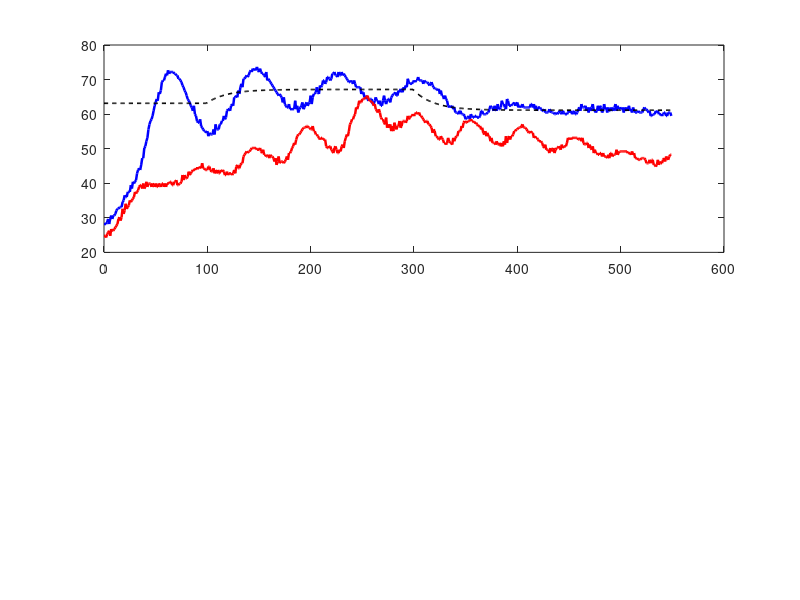

Source code (MATLAB): (Note: this script raises an error after producing the figure.)
clear all
close all
clc

%% ── 0. Load operating-point info ─────────────────────────────────────────
load TCL_MechModel_Parameters.mat   % TCL struct  (Ys, Us, Samp_T)
Ys = TCL.Ys(:);
Us = TCL.Us(:);
Ts = TCL.Samp_T;   % 4 s

%% ── 1. Load PI experiment results ────────────────────────────────────────
%  Variables expected from TCL_PI_ServoExperiment.m:
%    time, t1s, t2s, h1s, h2s, R1s, R2s, e1s, e2s
load TCL_PI_Servo_ExpResults.mat

% Rename to common convention  (column vectors, absolute values)
kT_pi    = (0:length(t1s)-1)';
Yk_pi    = [t1s(:)'; t2s(:)'];    % 2 × Npi
Uk_pi    = [h1s(:)'; h2s(:)'];
Rk_f_pi  = [R1s(:)'; R2s(:)'];
ek_f_pi  = [e1s(:)'; e2s(:)'];

Npi = length(kT_pi);

fprintf('PI experiment:  %d samples  (%.1f min)\n', Npi, Npi*Ts/60);

%% ── 2. Load MPC experiment results ───────────────────────────────────────
%  Variables expected from TCL_MPC_BB_Experiment.m:
%    kT, t1s, t2s, h1s, h2s, R1s, R2s, e1s, e2s, xs1s, xs2s, us1s, us2s
load TCL_MPC_BB_ExpResults.mat

% Resolve naming conflict: re-assign after PI load
kT_mpc   = kT(:);
Yk_mpc   = [t1s(:)'; t2s(:)'];
Uk_mpc   = [h1s(:)'; h2s(:)'];
Rk_f_mpc = [R1s(:)'; R2s(:)'];
ek_f_mpc = [e1s(:)'; e2s(:)'];

% SS targets (MPC only)
xs_mpc   = [xs1s(:)'; xs2s(:)'];          % perturbation form
us_mpc   = [us1s(:)'; us2s(:)'];          % perturbation form
Xs_mpc   = xs_mpc + repmat(TCL.Xs, 1, length(kT_mpc));   % absolute
Us_mpc   = us_mpc + repmat(Us,     1, length(kT_mpc));    % absolute

Nmpc = length(kT_mpc);

fprintf('MPC experiment: %d samples  (%.1f min)\n', Nmpc, Nmpc*Ts/60);

%% ── 3. Align lengths for fair comparison ────────────────────────────────
%  Use the shorter of the two datasets as the comparison window
Ns = min(Npi, Nmpc);
fprintf('Comparison window  Ns = %d samples  (%.1f min)\n\n', Ns, Ns*Ts/60);

kT_cmp = (0:Ns-1)';

%% ── 4. Step transition sample indices (for vertical markers) ─────────────
k_step1  = 101;
k_step2  = 301;
step_locs = [k_step1-1, k_step2-1];

%% ════════════════════════════════════════════════════════════════════════
%                     PERFORMANCE INDICES
% ════════════════════════════════════════════════════════════════════════

% --- SSE ---
SSE_pi_1  = sum((Yk_pi(1,1:Ns)   - Rk_f_pi(1,1:Ns)).^2);
SSE_pi_2  = sum((Yk_pi(2,1:Ns)   - Rk_f_pi(2,1:Ns)).^2);
SSE_mpc_1 = sum((Yk_mpc(1,1:Ns)  - Rk_f_mpc(1,1:Ns)).^2);
SSE_mpc_2 = sum((Yk_mpc(2,1:Ns)  - Rk_f_mpc(2,1:Ns)).^2);

% --- SSMV ---
SSMV_pi_1  = sum((Uk_pi(1,1:Ns)  - Us(1)).^2);
SSMV_pi_2  = sum((Uk_pi(2,1:Ns)  - Us(2)).^2);
SSMV_mpc_1 = sum((Uk_mpc(1,1:Ns) - Us(1)).^2);
SSMV_mpc_2 = sum((Uk_mpc(2,1:Ns) - Us(2)).^2);

% --- SSdelMV ---
dUk_pi_1  = diff(Uk_pi(1,1:Ns));
dUk_pi_2  = diff(Uk_pi(2,1:Ns));
dUk_mpc_1 = diff(Uk_mpc(1,1:Ns));
dUk_mpc_2 = diff(Uk_mpc(2,1:Ns));

SSdelMV_pi_1  = sum(dUk_pi_1.^2);
SSdelMV_pi_2  = sum(dUk_pi_2.^2);
SSdelMV_mpc_1 = sum(dUk_mpc_1.^2);
SSdelMV_mpc_2 = sum(dUk_mpc_2.^2);

%% ── Print performance table ───────────────────────────────────────────────
fprintf('=================================================================\n');
fprintf('           EXPERIMENT PERFORMANCE INDEX COMPARISON\n');
fprintf('           (Ns = %d samples,  %.1f min)\n', Ns, Ns*Ts/60);
fprintf('=================================================================\n');
fprintf('  Index          |   PI (Loop 1) |  PI (Loop 2) | MPC (Loop 1) | MPC (Loop 2)\n');
fprintf('-----------------+---------------+--------------+--------------+-------------\n');
fprintf('  SSE            |  %11.4f  |  %10.4f  |  %10.4f  | %10.4f\n', ...
    SSE_pi_1,  SSE_pi_2,  SSE_mpc_1,  SSE_mpc_2);
fprintf('  SSMV           |  %11.4f  |  %10.4f  |  %10.4f  | %10.4f\n', ...
    SSMV_pi_1, SSMV_pi_2, SSMV_mpc_1, SSMV_mpc_2);
fprintf('  SSdeltaMV      |  %11.4f  |  %10.4f  |  %10.4f  | %10.4f\n', ...
    SSdelMV_pi_1, SSdelMV_pi_2, SSdelMV_mpc_1, SSdelMV_mpc_2);
fprintf('=================================================================\n\n');

%% ════════════════════════════════════════════════════════════════════════
%                          COMPARISON PLOTS
% ════════════════════════════════════════════════════════════════════════

%% ── Figure 1: Yi(k) vs k and Ri(k) vs k ─────────────────────────────────
figure('Name','Exp Comparison – Output Profiles','NumberTitle','off','Position',[50 50 1000 700])

subplot(2,1,1)
plot(kT_cmp, Yk_pi(1,1:Ns),   'b-',  'LineWidth',1.8), hold on
plot(kT_cmp, Yk_mpc(1,1:Ns),  'r-',  'LineWidth',1.8)
plot(kT_cmp, Rk_f_pi(1,1:Ns), 'k--', 'LineWidth',1.2)
xline(step_locs(1),'k:','Step 1','LabelVerticalAlignment','bottom','FontSize',8)
xline(step_locs(2),'k:','Step 2','LabelVerticalAlignment','bottom','FontSize',8)
grid on
ylabel('T_1  (deg C)','FontSize',11)
title('Output Y_1(k) and Reference R_1(k) – Experiment','FontSize',12)
legend('Y_1^{PI}(k)','Y_1^{MPC}(k)','R_1(k)','Location','Best','FontSize',9)

subplot(2,1,2)
plot(kT_cmp, Yk_pi(2,1:Ns),   'b-',  'LineWidth',1.8), hold on
plot(kT_cmp, Yk_mpc(2,1:Ns),  'r-',  'LineWidth',1.8)
plot(kT_cmp, Rk_f_pi(2,1:Ns), 'k--', 'LineWidth',1.2)
xline(step_locs(1),'k:')
xline(step_locs(2),'k:')
grid on
ylabel('T_2  (deg C)','FontSize',11)
xlabel('Sample  k','FontSize',11)
title('Output Y_2(k) and Reference R_2(k)','FontSize',12)
legend('Y_2^{PI}(k)','Y_2^{MPC}(k)','R_2(k)','Location','Best','FontSize',9)

%% ── Figure 2: Ui(k) vs k ─────────────────────────────────────────────────
figure('Name','Exp Comparison – Heater Inputs','NumberTitle','off','Position',[100 50 1000 700])

subplot(2,1,1)
stairs(kT_cmp, Uk_pi(1,1:Ns)',  'b-', 'LineWidth',1.8), hold on
stairs(kT_cmp, Uk_mpc(1,1:Ns)', 'r-', 'LineWidth',1.8)
yline(5,  'k--', 'LineWidth',0.9)
yline(80, 'k--', 'LineWidth',0.9)
xline(step_locs(1),'k:')
xline(step_locs(2),'k:')
grid on
ylim([0 105])
ylabel('U_1(k)  (% heater)','FontSize',11)
title('Heater Input U_1(k) – Experiment','FontSize',12)
legend('U_1^{PI}(k)','U_1^{MPC}(k)','Safety bounds','Location','Best','FontSize',9)

subplot(2,1,2)
stairs(kT_cmp, Uk_pi(2,1:Ns)',  'b-', 'LineWidth',1.8), hold on
stairs(kT_cmp, Uk_mpc(2,1:Ns)', 'r-', 'LineWidth',1.8)
yline(5,  'k--', 'LineWidth',0.9)
yline(80, 'k--', 'LineWidth',0.9)
xline(step_locs(1),'k:')
xline(step_locs(2),'k:')
grid on
ylim([0 105])
ylabel('U_2(k)  (% heater)','FontSize',11)
xlabel('Sample  k','FontSize',11)
title('Heater Input U_2(k)','FontSize',12)
legend('U_2^{PI}(k)','U_2^{MPC}(k)','Safety bounds','Location','Best','FontSize',9)

%% ── Figure 3: ef(k) vs k ─────────────────────────────────────────────────
figure('Name','Exp Comparison – Filtered Error','NumberTitle','off','Position',[150 50 1000 700])

subplot(2,1,1)
stairs(kT_cmp, ek_f_pi(1,1:Ns)',  'b-', 'LineWidth',1.8), hold on
stairs(kT_cmp, ek_f_mpc(1,1:Ns)', 'r-', 'LineWidth',1.8)
yline(0,'k--','LineWidth',0.8)
xline(step_locs(1),'k:')
xline(step_locs(2),'k:')
grid on
ylabel('e_{f,1}(k)  (deg C)','FontSize',11)
title('Filtered Error e_{f,1}(k) – Experiment','FontSize',12)
legend('PI','MPC','Location','Best','FontSize',9)

subplot(2,1,2)
stairs(kT_cmp, ek_f_pi(2,1:Ns)',  'b-', 'LineWidth',1.8), hold on
stairs(kT_cmp, ek_f_mpc(2,1:Ns)', 'r-', 'LineWidth',1.8)
yline(0,'k--','LineWidth',0.8)
xline(step_locs(1),'k:')
xline(step_locs(2),'k:')
grid on
ylabel('e_{f,2}(k)  (deg C)','FontSize',11)
xlabel('Sample  k','FontSize',11)
title('Filtered Error e_{f,2}(k)','FontSize',12)
legend('PI','MPC','Location','Best','FontSize',9)

%% ── Figure 4: xs(k) and us(k) vs k  (MPC only) ──────────────────────────
[n_st_bb, ~] = size(Xs_mpc);

figure('Name','Exp MPC – SS Targets xs(k) and us(k)','NumberTitle','off','Position',[200 50 1000 700])

subplot(2,1,1)
plot(kT_mpc(1:Ns), Xs_mpc(1,1:Ns), 'b-', 'LineWidth',1.8), hold on
if n_st_bb > 1
    plot(kT_mpc(1:Ns), Xs_mpc(2,1:Ns), 'r-', 'LineWidth',1.8)
end
xline(step_locs(1),'k:')
xline(step_locs(2),'k:')
grid on
ylabel('x_{s,i}(k)  (deg C)','FontSize',11)
title('MPC SS Target States x_s(k)  [Experiment]','FontSize',12)
leg_xs = arrayfun(@(i) sprintf('x_{s,%d}^{MPC}(k)',i), 1:n_st_bb, 'UniformOutput',false);
legend(leg_xs{:},'Location','Best','FontSize',9)

subplot(2,1,2)
stairs(kT_mpc(1:Ns), Us_mpc(1,1:Ns)', 'b-', 'LineWidth',1.8), hold on
stairs(kT_mpc(1:Ns), Us_mpc(2,1:Ns)', 'r-', 'LineWidth',1.8)
xline(step_locs(1),'k:')
xline(step_locs(2),'k:')
grid on
ylabel('u_{s,i}(k)  (% heater)','FontSize',11)
xlabel('Sample  k','FontSize',11)
title('MPC SS Target Inputs u_s(k)','FontSize',12)
legend('u_{s,1}^{MPC}(k)','u_{s,2}^{MPC}(k)','Location','Best','FontSize',9)

%% ── Figure 5: Performance index bar chart ───────────────────────────────
figure('Name','Exp Performance Index Comparison','NumberTitle','off','Position',[250 50 1000 500])

metrics_loop1 = [SSE_pi_1,     SSE_mpc_1;
                 SSMV_pi_1,    SSMV_mpc_1;
                 SSdelMV_pi_1, SSdelMV_mpc_1];

metrics_loop2 = [SSE_pi_2,     SSE_mpc_2;
                 SSMV_pi_2,    SSMV_mpc_2;
                 SSdelMV_pi_2, SSdelMV_mpc_2];

labels = {'SSE','SSMV','SS\DeltaMV'};
group  = categorical(labels);
group  = reordercats(group, labels);

subplot(1,2,1)
b1 = bar(group, metrics_loop1, 'grouped');
b1(1).FaceColor = [0.2 0.4 0.8];
b1(2).FaceColor = [0.8 0.2 0.2];
grid on
ylabel('Index Value','FontSize',10)
title('Loop 1  (T_1 / H_1)','FontSize',11)
legend('PI','MPC','Location','Best','FontSize',9)

subplot(1,2,2)
b2 = bar(group, metrics_loop2, 'grouped');
b2(1).FaceColor = [0.2 0.4 0.8];
b2(2).FaceColor = [0.8 0.2 0.2];
grid on
ylabel('Index Value','FontSize',10)
title('Loop 2  (T_2 / H_2)','FontSize',11)
legend('PI','MPC','Location','Best','FontSize',9)
sgtitle('Performance Indices – Experiment Comparison','FontSize',13)

%% ── Save ─────────────────────────────────────────────────────────────────
exp_compare.kT_cmp       = kT_cmp;
exp_compare.Ns            = Ns;
exp_compare.Yk_pi         = Yk_pi(:,1:Ns);
exp_compare.Uk_pi         = Uk_pi(:,1:Ns);
exp_compare.Rk_f_pi       = Rk_f_pi(:,1:Ns);
exp_compare.ek_f_pi       = ek_f_pi(:,1:Ns);
exp_compare.Yk_mpc        = Yk_mpc(:,1:Ns);
exp_compare.Uk_mpc        = Uk_mpc(:,1:Ns);
exp_compare.Rk_f_mpc      = Rk_f_mpc(:,1:Ns);
exp_compare.ek_f_mpc      = ek_f_mpc(:,1:Ns);
exp_compare.Xs_mpc        = Xs_mpc(:,1:Ns);
exp_compare.Us_mpc        = Us_mpc(:,1:Ns);
exp_compare.SSE_pi        = [SSE_pi_1;  SSE_pi_2 ];
exp_compare.SSE_mpc       = [SSE_mpc_1; SSE_mpc_2];
exp_compare.SSMV_pi       = [SSMV_pi_1;  SSMV_pi_2 ];
exp_compare.SSMV_mpc      = [SSMV_mpc_1; SSMV_mpc_2];
exp_compare.SSdelMV_pi    = [SSdelMV_pi_1;  SSdelMV_pi_2 ];
exp_compare.SSdelMV_mpc   = [SSdelMV_mpc_1; SSdelMV_mpc_2];

save TCL_Compare_ExpResults  exp_compare
fprintf('Results saved to  TCL_Compare_ExpResults.mat\n');
fprintf('All done.\n');
